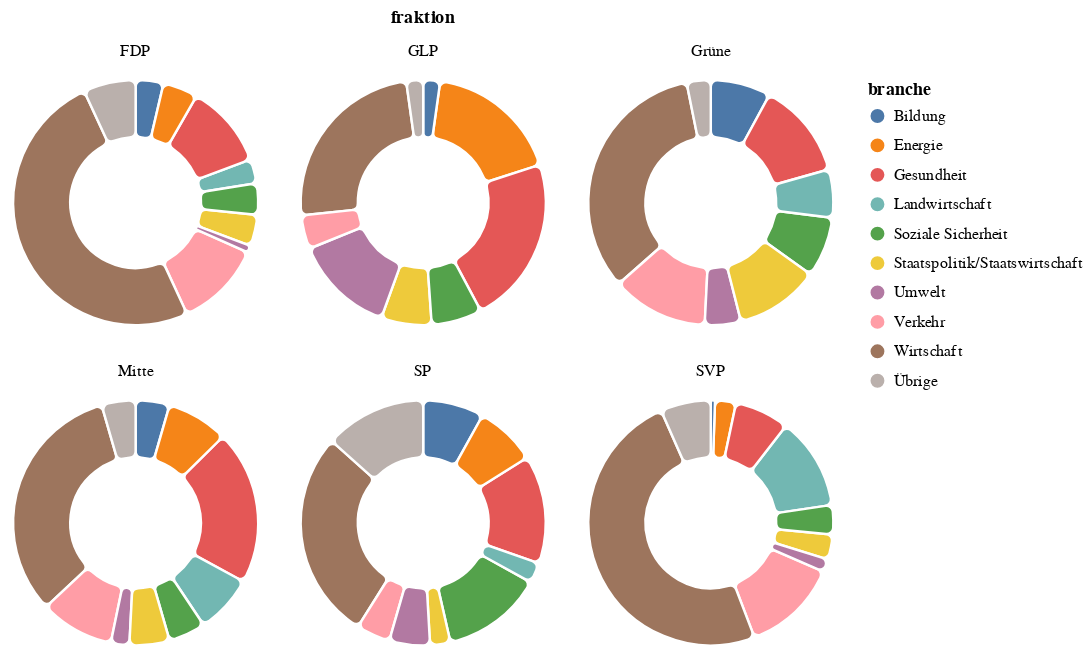

The notebook cell saved with this chart:
### Code cell
source = duckdb.query('''
    select branche, fraktion_lang fraktion, count(1) count
    from df_bezahlt b
    join df_fraktionen f on f.fraktion = b.fraktion
    where 1=1
    and branche in (select branche from df_bezahlt group by branche having count(1) >= 20)
    group by 1, 2
    union
    select 'Übrige' branche, fraktion_lang fraktion, count(1) count
    from df_bezahlt b
    join df_fraktionen f on f.fraktion = b.fraktion
    where branche not in (select branche from df_bezahlt group by branche having count(1) >= 20)
    group by 1, 2
''').to_df()

chart = alt.Chart(source).mark_arc(innerRadius=40, stroke='white', strokeWidth=1.5, cornerRadius=4).encode(
    theta=alt.Theta('count', stack='normalize'),
    color=alt.Color('branche'),
    tooltip='count',
).properties(
    width=150,
    height=150
).facet(
    facet='fraktion',
    columns=3
)
chart.save('output/mehrere-kreise-nach-fraktion-und-branche-relativ-min20.pdf')
chart

### Figure 1 — Vega-Lite specification as saved in the notebook (floating-point values rounded to 4 significant figures)
{"config": {"view": {"continuousWidth": 400, "continuousHeight": 300}}, "data": {"name": "data-44c842549802023f4ccd16343a3af4b1"}, "facet": {"field": "fraktion", "type": "nominal"}, "spec": {"mark": {"type": "arc", "cornerRadius": 4, "innerRadius": 40, "stroke": "white", "strokeWidth": 1.5}, "encoding": {"color": {"field": "branche", "type": "nominal"}, "theta": {"field": "count", "stack": "normalize", "type": "quantitative"}, "tooltip": {"field": "count", "type": "quantitative"}}, "height": 150, "width": 150}, "columns": 3, "$schema": "https://vega.github.io/schema/vega-lite/v4.17.0.json", "datasets": {"data-44c842549802023f4ccd16343a3af4b1": [{"branche": "Wirtschaft", "fraktion": "Grüne", "count": 21}, {"branche": "Bildung", "fraktion": "Grüne", "count": 5}, {"branche": "Gesundheit", "fraktion": "Grüne", "count": 8}, {"branche": "Landwirtschaft", "fraktion": "SVP", "count": 22}, {"branche": "Verkehr", "fraktion": "SVP", "count": 23}, {"branche": "Staatspolitik/Staatswirtschaft", "fraktion": "SVP", "count": 6}, {"branche": "Wirtschaft", "fraktion": "SVP", "count": 89}, {"branche": "Soziale Sicherheit", "fraktion": "SVP", "count": 7}, {"branche": "Energie", "fraktion": "SVP", "count": 5}, {"branche": "Umwelt", "fraktion": "SVP", "count": 3}, {"branche": "Verkehr", "fraktion": "FDP", "count": 25}, {"branche": "Wirtschaft", "fraktion": "FDP", "count": 109}, {"branche": "Gesundheit", "fraktion": "SVP", "count": 13}, {"branche": "Staatspolitik/Staatswirtschaft", "fraktion": "FDP", "count": 9}, {"branche": "Verkehr", "fraktion": "Grüne", "count": 8}, {"branche": "Wirtschaft", "fraktion": "Mitte", "count": 80}, {"branche": "Gesundheit", "fraktion": "Mitte", "count": 50}, {"branche": "Bildung", "fraktion": "Mitte", "count": 11}, {"branche": "Verkehr", "fraktion": "Mitte", "count": 24}, {"branche": "Landwirtschaft", "fraktion": "FDP", "count": 7}, {"branche": "Bildung", "fraktion": "FDP", "count": 8}, {"branche": "Gesundheit", "fraktion": "SP", "count": 16}, {"branche": "Soziale Sicherheit", "fraktion": "SP", "count": 15}, {"branche": "Wirtschaft", "fraktion": "SP", "count": 31}, {"branche": "Energie", "fraktion": "GLP", "count": 8}, {"branche": "Staatspolitik/Staatswirtschaft", "fraktion": "GLP", "count": 3}, {"branche": "Umwelt", "fraktion": "GLP", "count": 6}, {"branche": "Wirtschaft", "fraktion": "GLP", "count": 11}, {"branche": "Landwirtschaft", "fraktion": "Mitte", "count": 19}, {"branche": "Gesundheit", "fraktion": "FDP", "count": 24}, {"branche": "Soziale Sicherheit", "fraktion": "FDP", "count": 9}, {"branche": "Umwelt", "fraktion": "Mitte", "count": 6}, {"branche": "Energie", "fraktion": "Mitte", "count": 20}, {"branche": "Soziale Sicherheit", "fraktion": "Mitte", "count": 12}, {"branche": "Staatspolitik/Staatswirtschaft", "fraktion": "SP", "count": 3}, {"branche": "Bildung", "fraktion": "SP", "count": 9}, {"branche": "Verkehr", "fraktion": "SP", "count": 5}, {"branche": "Soziale Sicherheit", "fraktion": "Grüne", "count": 5}, {"branche": "Bildung", "fraktion": "GLP", "count": 1}, {"branche": "Staatspolitik/Staatswirtschaft", "fraktion": "Mitte", "count": 13}, {"branche": "Umwelt", "fraktion": "Grüne", "count": 3}, {"branche": "Landwirtschaft", "fraktion": "Grüne", "count": 4}, {"branche": "Staatspolitik/Staatswirtschaft", "fraktion": "Grüne", "count": 7}, {"branche": "Landwirtschaft", "fraktion": "SP", "count": 3}, {"branche": "Bildung", "fraktion": "SVP", "count": 1}, {"branche": "Energie", "fraktion": "SP", "count": 9}, {"branche": "Umwelt", "fraktion": "SP", "count": 6}, {"branche": "Energie", "fraktion": "FDP", "count": 10}, {"branche": "Gesundheit", "fraktion": "GLP", "count": 10}, {"branche": "Verkehr", "fraktion": "GLP", "count": 2}, {"branche": "Soziale Sicherheit", "fraktion": "GLP", "count": 3}, {"branche": "Umwelt", "fraktion": "FDP", "count": 2}, {"branche": "Übrige", "fraktion": "Grüne", "count": 2}, {"branche": "Übrige", "fraktion": "Mitte", "count": 11}, {"branche": "Übrige", "fraktion": "SP", "count": 15}, {"branche": "Übrige", "fraktion": "SVP", "count": 12}, {"branche": "Übrige", "fraktion": "FDP", "count": 15}, {"branche": "Übrige", "fraktion": "GLP", "count": 1}]}}
